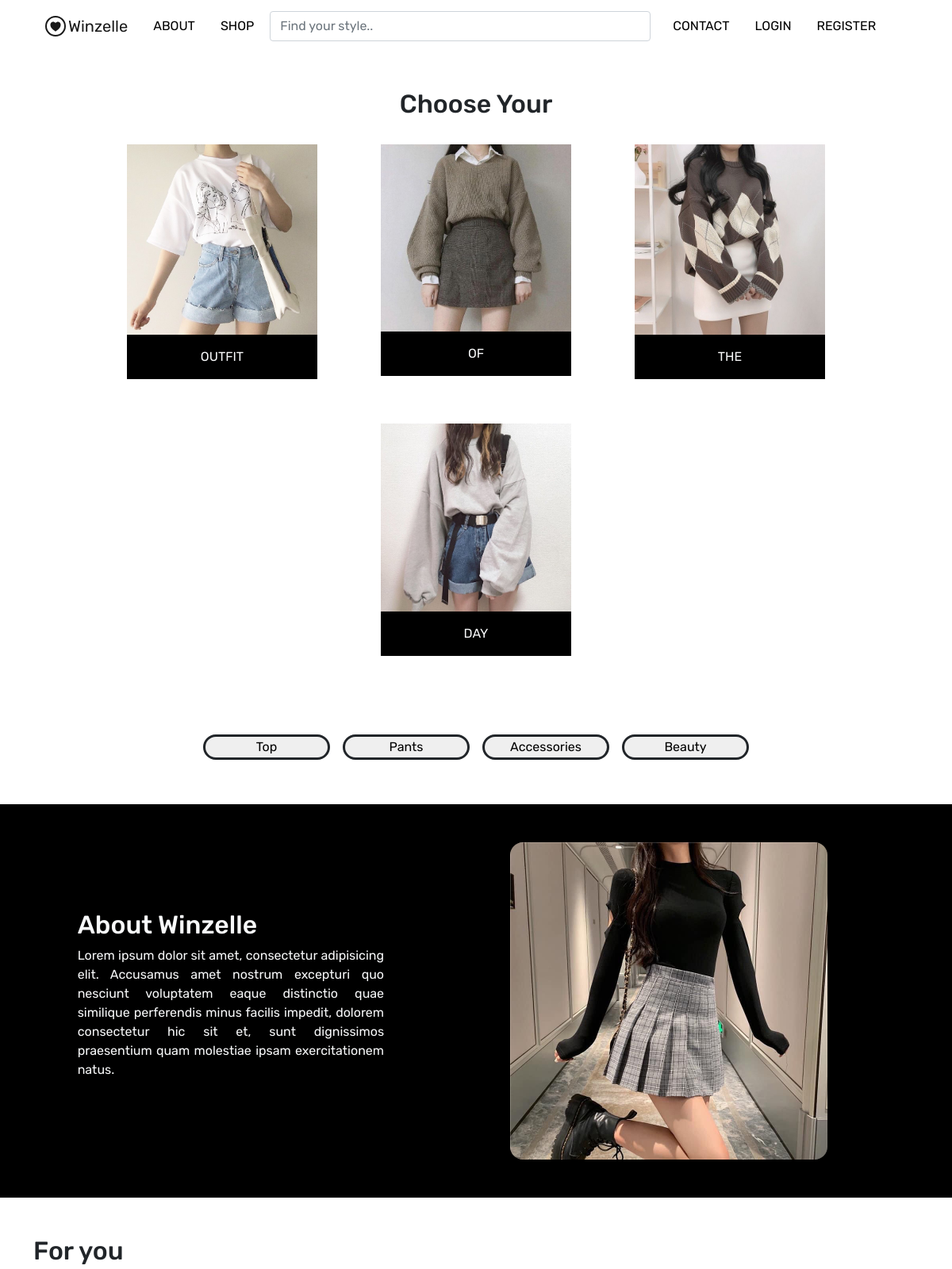
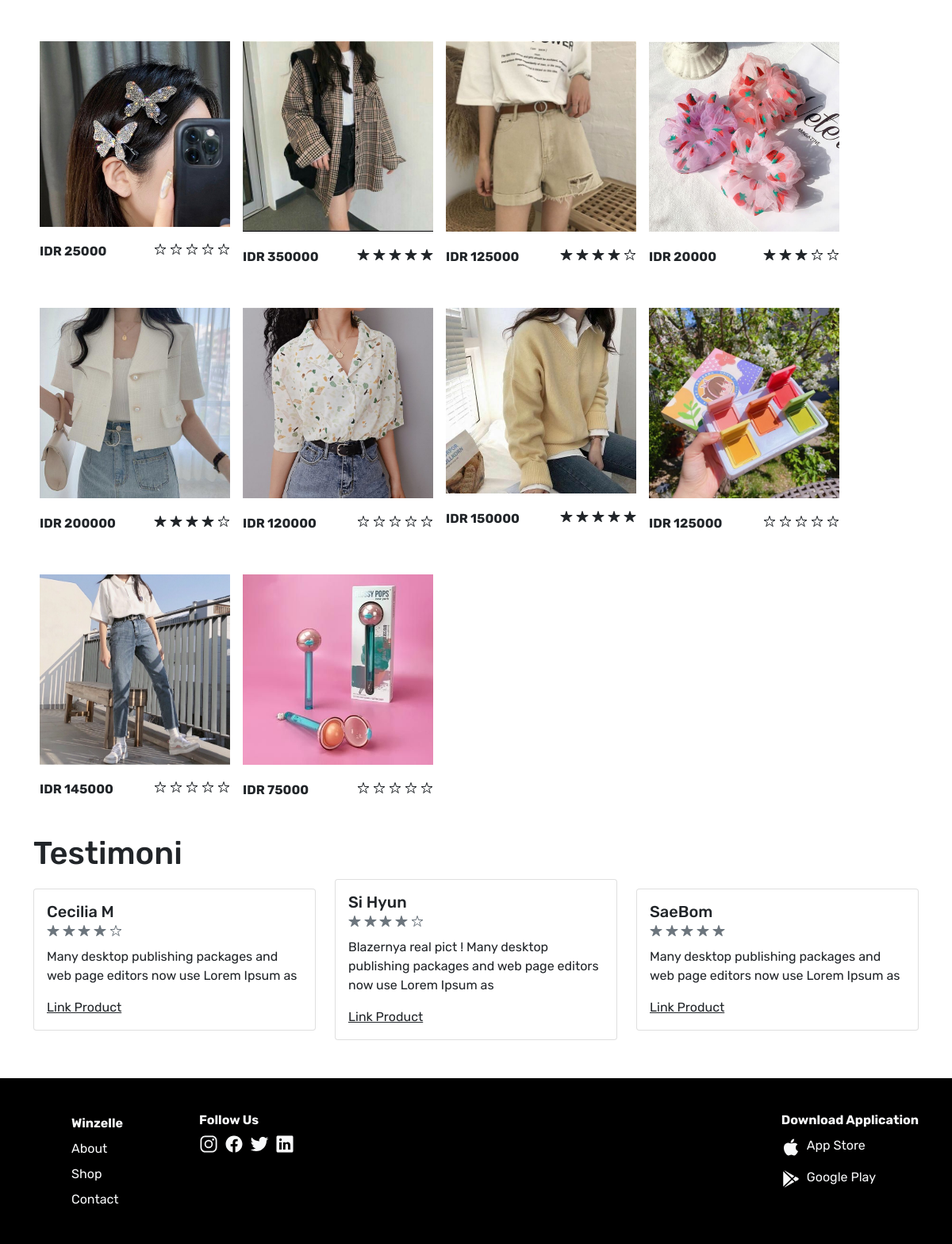
The page / on the database its author committed (2 pictures, top to bottom).
### tables this page shows
CREATE TABLE `category` (
  `categoryID` int(11) NOT NULL,
  `categoryName` varchar(255) NOT NULL
);

CREATE TABLE `product` (
  `productID` int(11) NOT NULL,
  `categoryID` int(11) NOT NULL,
  `productCount` int(11) DEFAULT 0,
  `productName` varchar(255) NOT NULL,
  `productPrice` int(11) NOT NULL,
  `productRating` int(11) NOT NULL DEFAULT 0,
  `productImage` varchar(255) NOT NULL,
  `productDesc` text NOT NULL
);

CREATE TABLE `orders` (
  `orderID` int(11) NOT NULL,
  `productID` int(11) NOT NULL,
  `userID` int(11) NOT NULL,
  `orderQty` int(11) NOT NULL,
  `orderSize` varchar(5) DEFAULT NULL,
  `orderPayment` varchar(255) NOT NULL,
  `orderCourier` varchar(255) NOT NULL,
  `orderDate` date NOT NULL,
  `ratingID` int(11) DEFAULT NULL
);

CREATE TABLE `user` (
  `userID` int(11) NOT NULL,
  `userName` varchar(255) NOT NULL,
  `userEmail` varchar(255) NOT NULL,
  `userPassword` varchar(255) NOT NULL,
  `userAddress` varchar(255) NOT NULL,
  `userProfile` varchar(255) NOT NULL DEFAULT 'default.jpg',
  `userLevel` int(11) NOT NULL DEFAULT 0,
  `userSlug` varchar(255) DEFAULT NULL
);

CREATE TABLE `rating` (
  `ratingID` int(11) NOT NULL,
  `orderID` int(11) NOT NULL,
  `ratingNumb` int(11) DEFAULT 0,
  `ratingDesc` text DEFAULT NULL
);

### controllers/crud.php (called while the page is built, shortened)
<?php
    $con = mysqli_connect('localhost', 'root', '', 'winzelle');
    function read($query){
        global $con;
        $query = mysqli_query($con, $query);
        $datas = [];
        while($data = mysqli_fetch_assoc($query)){
            $datas[] = $data;
        }
        return $datas;
    }
?>

### controllers/display.php (called while the page is built, shortened)
<?php
    include_once 'crud.php';
    function getAllData($get, $from){
        return read("SELECT $get FROM $from");
    }
?>

### index.php (the view, shortened to what this page needs)
<?php
    include_once 'controllers/display.php';
    $cnt1 = 0; $cnt2 = 0;
    $categories = getAllData("*", "category");
    $timelineProduct = getAllData("*", "product ORDER BY productCount DESC");
    $reviews = getAllData("*", "orders o
    JOIN rating r ON r.ratingID = o.ratingID
    JOIN product p ON p.productID = o.productID
    JOIN user u ON u.userID = o.userID");
?>
<!DOCTYPE html>
<html lang="en">
<head>
    <link href="https://cdn.jsdelivr.net/npm/bootstrap@5.0.2/dist/css/bootstrap.min.css" rel="stylesheet">
    <link rel="stylesheet" href="css/style.css">
</head>
<body>
    <div class="container">
        <?php include 'html/partials/navbar_user.php' ?>
    </div>
    <div class="section-search">
        <div class="container">
            <h2 class="mt-5 text-center">Choose Your</h2>
            <div class="mt-3 mb-5 d-flex justify-content-center align-items-center flex-wrap">
                <div class="css-wrap-card d-flex justify-content-center">
                    <div class="ootd-product-card m-3 d-flex flex-column">
                        <img src="img/ootd/ootd1.png" alt="">
                        <div class="bg-black text-light p-3 text-center">
                            OUTFIT
                        </div>
                    </div>
                </div>
                <div class="css-wrap-card d-flex justify-content-center">
                    <div class="ootd-product-card  m-3">
                        <img src="img/ootd/ootd3.jpg" alt="">
                        <div class="bg-black text-light p-3 text-center">
                            OF
                        </div>
                    </div>
                </div>
                <div class="css-wrap-card d-flex justify-content-center">
                    <div class="ootd-product-card m-3">
                        <img src="img/ootd/ootd4.jpg" alt="">
                        <div class="bg-black text-light p-3 text-center">
                            THE
                        </div>
                    </div>
                </div>
                <div class="css-wrap-card d-flex justify-content-center">
                    <div class="ootd-product-card m-3">
                        <img src="img/ootd/ootd5.jpg" alt="">
                        <div class="bg-black text-light p-3 text-center">
                            DAY
                        </div>
                    </div>
                </div>
            </div>
            <form action="" method="POST" class="d-flex justify-content-center align-item-center flex-wrap mb-5">
                <?php foreach($categories as $ctg): ?>
                    <button type="button" class="css-ctg border border-3 border-dark rounded-pill text-center m-2" name="click-ctg" onclick="ajaxCategory(<?= $ctg['categoryID'] ?>)">
                        <?= $ctg['categoryName'] ?>
                    </button>
                <?php endforeach; ?>
            </form>
        </div>
        <div id="about" class="bg-black d-flex align-item-center justify-content-around p-5 w-100 text-light">
            <div class="css-jumbotron-text d-flex flex-column justify-content-center">
                <h2>About Winzelle</h2>
                <p>Lorem ipsum dolor sit amet, consectetur adipisicing elit. Accusamus amet nostrum excepturi quo nesciunt voluptatem eaque distinctio quae similique perferendis minus facilis impedit, dolorem consectetur hic sit et, sunt dignissimos praesentium quam molestiae ipsam exercitationem natus. </p>
            </div>
            <div class="slider-outer d-flex justify-content-center">
                <div class="css-about-slider overflow-hidden">
                    <div class="d-flex align-item-center">
                        <div class="css-image-slide first">
                            <img src="img/slides/slide2.jpg" alt="">
                        </div>
                    </div>
                </div>
            </div>
        </div>
        <div class="container" id="shop">
            <?php if(count($timelineProduct)): ?>
                <div class="ctg-product w-100">
                    <h2 class="my-5">For you</h2>
                    <div class="d-flex flex-wrap align-items-center">
                        <?php foreach($timelineProduct as $product): ?>
                            <div class="css-product-card d-flex flex-column m-2">
                                <img src="img/<?= $product['categoryID'] ?>/<?= $product['productImage'] ?>" alt="">
                                <div class="product-details">
                                    <div class="price">
                                        <b>IDR <?= $product['productPrice'] ?></b>
                                    </div>
                                    <div class="starts">
                                        <?php for($i = 1; $i <= $product['productRating']; $i++) : ?>
                                            <ion-icon name="star"></ion-icon>
                                        <?php endfor; ?>
                                        <?php for($i = $product['productRating']+1; $i <= 5; $i++) : ?>
                                            <ion-icon name="star-outline"></ion-icon>
                                        <?php endfor; ?>
                                    </div>
                                </div>
                            </div>
                            <?php
                                $cnt1++;
                                if($cnt1 == 10) break;
                            ?>
                        <?php endforeach; ?>
                    </div>
                </div>
            <?php endif; ?>
            <?php if(count($reviews)): ?>
                <div class="css-tesimonial">
                    <div><h1>Testimoni</h1></div>
                    <div class="row d-flex justify-content-center align-items-center mb-5">
                        <?php foreach($reviews as $r): ?>
                            <div class="col-4">
                                <div class="card w-100">
                                    <div class="card-body">
                                        <h5 class="card-title"><?= $r['userName'] ?></h5>
                                        <h6 class="card-subtitle mb-2 text-muted">
                                            <div class="starts">
                                                <?php for($i = 1; $i <= $r['productRating']; $i++) : ?>
                                                    <ion-icon name="star"></ion-icon>
                                                <?php endfor; ?>
                                                <?php for($i = $r['productRating']+1; $i <= 5; $i++) : ?>
                                                    <ion-icon name="star-outline"></ion-icon>
                                                <?php endfor; ?>
                                            </div>
                                        </h6>
                                        <p class="card-text text-justify"><?= $r['ratingDesc'] ?></p>
                                        <a href="html/detail.php?id=<?= $r['productID'] ?>" class="card-link text-dark">Link Product</a>
                                    </div>
                                </div>
                            </div>
                            <?php
                                $cnt2++;
                                if($cnt2 == 3) break;
                            ?>
                        <?php endforeach; ?>
                    </div>
                </div>
            <?php endif; ?>
        </div>
    </div>
</body>
</html>

### css/style.css (style rules this page uses)
body { font-family: 'Rubik', sans-serif; }
.container { font-family: 'Rubik', sans-serif; margin-top: 0.1em; }
.css-footer { display: flex; justify-content: space-between; }
.css-wrap-card { width: 20em; height: 22em; }
.ootd-product-card img { width: 100%; transition: .5s; }
.ootd-product-card { width: 15em; height: 15em; color: white; }
.bg-black { background-color: black; }
.css-ctg { width: 10em; color: black; }
#about p { text-align: justify; }
.css-jumbotron-text { width: 35%; }
.css-image-slide img { width: 25em; }
.slider-outer { width: 47%; }
.css-about-slider { width: 400px; border-radius: 1em; }
.css-image-slide { transition: 2s; background-color: black; }
.css-product-card { height: 20em; }
.css-product-card img { width: 15em; }
.product-details { display: flex; justify-content: space-between; margin-top: -3.3em; }

### rows shown on the page
category: categoryName "Top"
category: categoryName "Pants"
category: categoryName "Accessories"
category: categoryName "Beauty"
product: productImage (picture), productPrice "25000"
product: productImage (picture), productPrice "350000"
product: productImage (picture), productPrice "125000"
product: productImage (picture), productPrice "20000"
product: productImage (picture), productPrice "200000"
product: productImage (picture), productPrice "120000"
product: productImage (picture), productPrice "150000"
product: productImage (picture), productPrice "125000"
product: productImage (picture), productPrice "145000"
product: productImage (picture), productPrice "75000"
orders: userID.userName "Cecilia M", ratingID.ratingDesc "Many desktop publishing packages and web page editors now use Lorem Ipsum as"
orders: userID.userName "Si Hyun", ratingID.ratingDesc "Blazernya real pict ! Many desktop publishing packages and web page editors now use Lorem Ipsum as"
orders: userID.userName "SaeBom", ratingID.ratingDesc "Many desktop publishing packages and web page editors now use Lorem Ipsum as"
